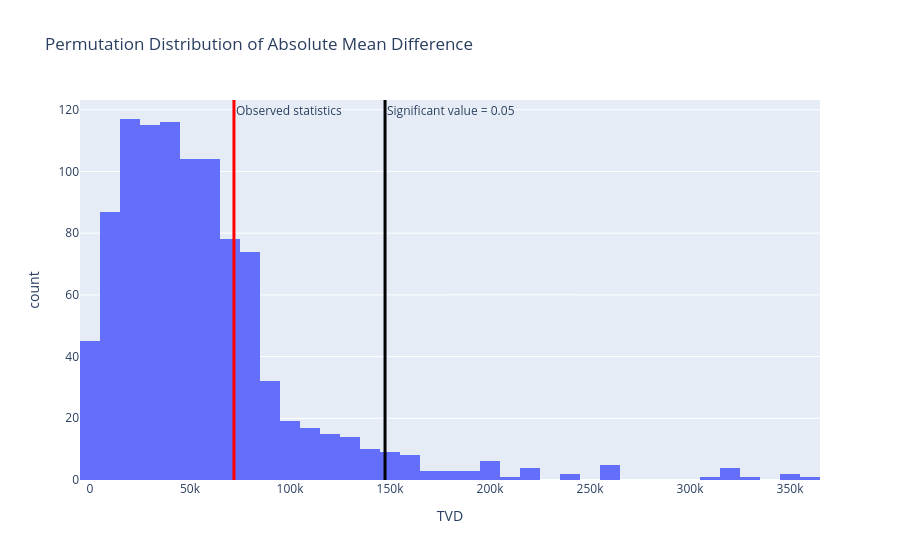

Write notebook code for a chart like this one.
### Markdown cell above
Then we set up a hypothesis test to find the missing mechanism of feature `Total_sales` by using permutation test. We will set the significance level into 0.05.

**Null Hypothesis:**  The distribution of `Customers_affected` is same when `Total_sales` is missing vs not missing.

**Alternate Hypothesis:** The distribution of `Customers_affected` is different when `Total_sales` is missing vs not missing.

**Test Statistic:** Absolute mean difference 

The following figure shows the result the permutation test. The test statistic is the total variance distance between two groups because "Year" is a categorical feature.

### Code cell
missing = cleaned_df["Total_sales"].isna()

obs_stat = diff_mean_stat(cleaned_df, missing, "Customers_affected")

perm_stats = []

for _ in range(1000):
    shuffled = pd.Series(np.random.permutation(missing), index=missing.index)
    perm_stats.append(
        diff_mean_stat(cleaned_df, shuffled, "Customers_affected")
    )

fig = px.histogram(
    perm_stats,
    nbins=40,
    title="Permutation Distribution of Absolute Mean Difference",
    labels={"value": "TVD"},
)

fig.add_vline(
    x=obs_stat,
    line_color="red",
    line_width=3,
    annotation_text="Observed statistics",
    annotation_position="top right",
)

fig.add_vline(
    x=np.percentile(perm_stats, 95),
    line_color="black",
    line_width=3,
    annotation_text="Significant value = 0.05",
    annotation_position="top right",
)

fig.update_layout(showlegend=False)

fig.show()

# fig.write_html(
#     "/Users/wuyuming/Desktop/proj_4/proj04_page/graph/total_sales_missing_perm.html"
# )
p_value = (perm_stats >= obs_stat).mean()
print(f"p_value: {p_value}")

### Figure 1 — Plotly figure (JSON) as saved in the notebook; plotly's stock layout.template omitted (floating-point values rounded to 4 significant figures; data arrays with more than 128 entries replaced by an {"elided": "..."} marker saying what was removed)
{"data": [{"alignmentgroup": "True", "bingroup": "x", "hovertemplate": "variable=0<br>TVD=%{x}<br>count=%{y}<extra></extra>", "legendgroup": "0", "marker": {"color": "#636efa", "pattern": {"shape": ""}}, "name": "0", "nbinsx": 40, "offsetgroup": "0", "orientation": "v", "showlegend": true, "type": "histogram", "x": {"elided": "1000 float values"}, "xaxis": "x", "yaxis": "y"}], "layout": {"annotations": [{"showarrow": false, "text": "Observed statistics", "x": 71980.0, "xanchor": "left", "xref": "x", "y": 1, "yanchor": "top", "yref": "y domain"}, {"showarrow": false, "text": "Significant value = 0.05", "x": 147500.0, "xanchor": "left", "xref": "x", "y": 1, "yanchor": "top", "yref": "y domain"}], "barmode": "relative", "legend": {"title": {"text": "variable"}, "tracegroupgap": 0}, "shapes": [{"line": {"color": "red", "width": 3}, "type": "line", "x0": 71980.0, "x1": 71980.0, "xref": "x", "y0": 0, "y1": 1, "yref": "y domain"}, {"line": {"color": "black", "width": 3}, "type": "line", "x0": 147500.0, "x1": 147500.0, "xref": "x", "y0": 0, "y1": 1, "yref": "y domain"}], "showlegend": false, "title": {"text": "Permutation Distribution of Absolute Mean Difference"}, "xaxis": {"anchor": "y", "domain": [0, 1], "title": {"text": "TVD"}}, "yaxis": {"anchor": "x", "domain": [0, 1], "title": {"text": "count"}}}}
